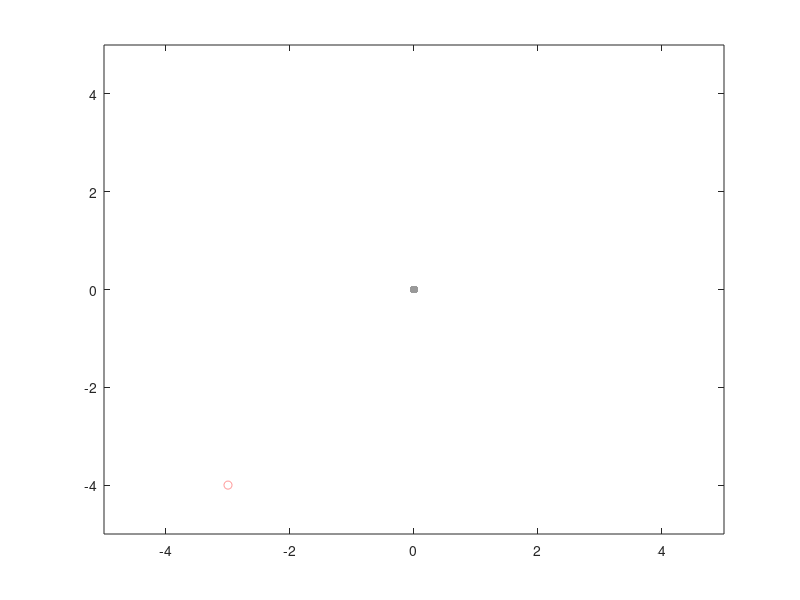

The MATLAB script that drew this image: (Note: this script raises an error after producing the figure.)
%% Tests how analytic stochastic gradient descent works for goals.
%           Q(x,u; theta) = -||x + f(x,u) - \theta||^2_2
%               x       \ in R^2
%               u       \in R
%               \theta  \in R^2
%  SGD Update:
%   theta_n+1 = theta_n + \alpha \nabla_\theta Q(x,u; theta)
clear all
clf

%% Parameters of SGD and dynamics.
alpha = 0.1;
v = 0.6;
dt = 0.3;

%% Initialize SGD parameter and initial human state
theta0 = [-3; -4];
x0 = [0; 0];

%% Iterate!
theta = theta0;
x = x0;
u = pi/2;

numT = 60;
tcolor = linspace(0.6,0, numT);
xcolor = linspace(0.6,0, numT);

hold on
for t=1:numT
    scatter(x(1), x(2), 'filled', 'markerfacecolor', ones(1,3)*xcolor(t));
    scatter(theta(1), theta(2), 'markeredgecolor', [1,tcolor(t),tcolor(t)]);
    xlim([-5,5]);
    ylim([-5,5]);
    box on
    
    if t < 10 %25
        u = pi/2;
    elseif t < 20 % 50
        u = pi/4;
    elseif t < 30 %75 
        u = -pi/4;
    else
        u = -pi/2;
    end
    
    theta = sgd(alpha, x, u, theta, v, dt);
    x = [x(1) + dt * v * cos(u); 
         x(2) + dt * v * sin(u)];
end

%% Perform SGD given current state/action and theta estimate. 
%     theta_n+1 = theta_n + \alpha \nabla_\theta Q(x,u; theta)
function theta_n = sgd(alpha, x, u, theta, v, dt)
    grad = Q_grad(x, u, theta, v, dt);
    theta_n = theta + alpha * grad;
end

%% Returns gradient of Q-function wrt \theta:
%   \nabla_\theta Q(x,u; theta) evaluated at current theta_n
function grad = Q_grad(x, u, theta, v, dt)
    grad = [2*(x(1) + dt * v * cos(u) - theta(1));
            2*(x(2) + dt * v * sin(u) - theta(2))];
end